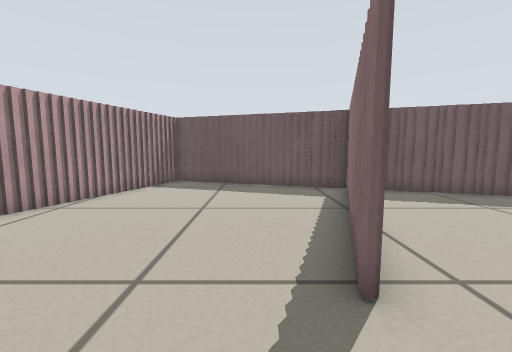
view 1 (above)

16 first-person views from a walk through a world built for the Player/Stage simulator. The camera is 0.41 m above the floor, tilts 6° down and sees 90° across. The lines on the ground mark 1 m squares. The floor is counted in squares, 0.25 m on a side. Each view is taken from the middle of a square. On the plan, view 1 faces up. The plan holds only what a view shows up to about 14 squares ahead; the rest is blank. The place goes on beyond the plan. Robots are left out.

view 2
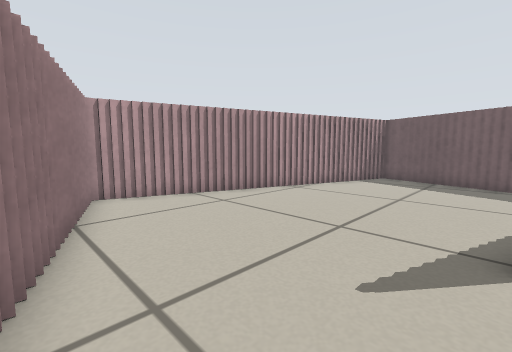

view 3
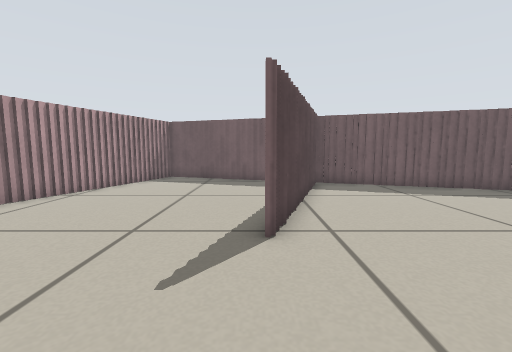

view 4
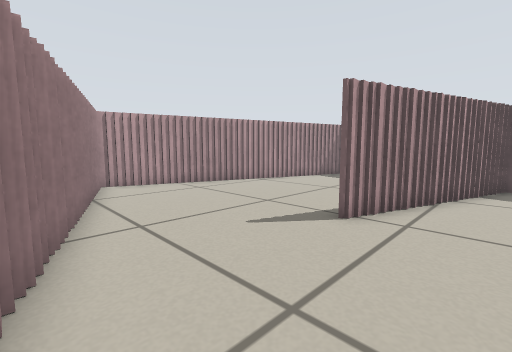

view 5
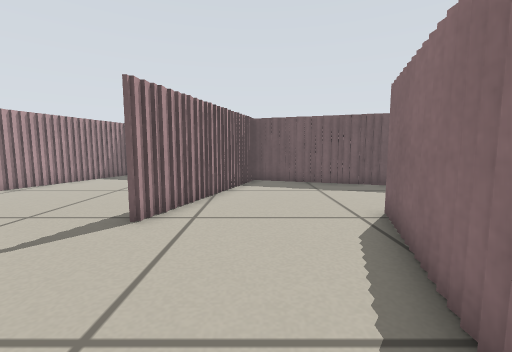

view 6
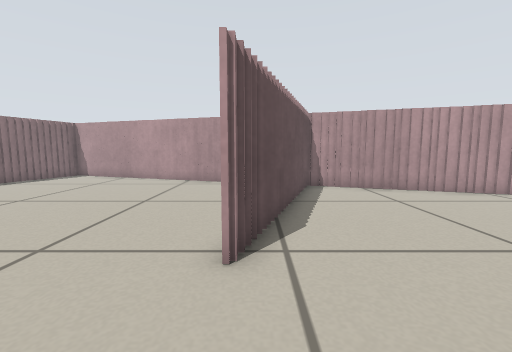

view 7
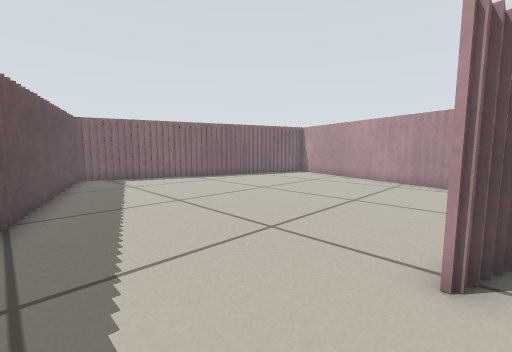

view 8
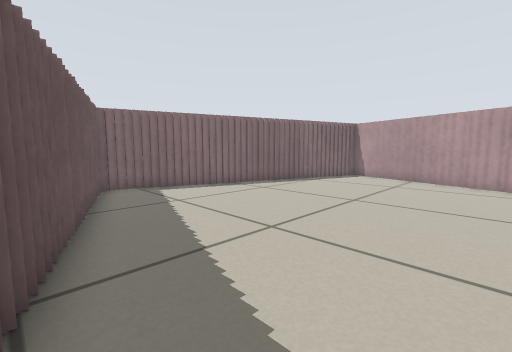

view 9
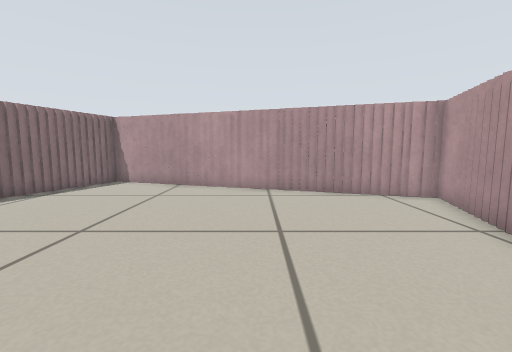

view 10
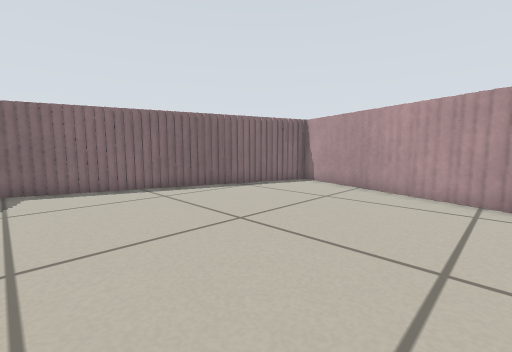

view 11
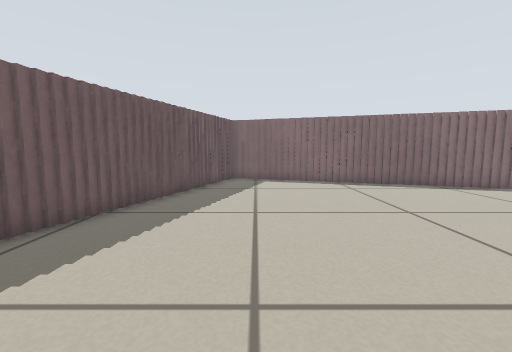

view 12
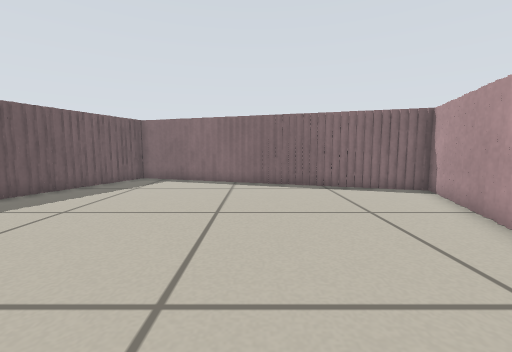

view 13
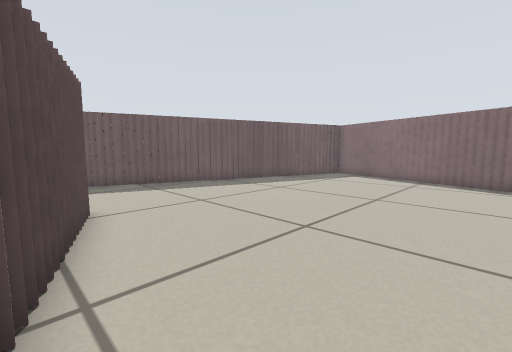

view 14
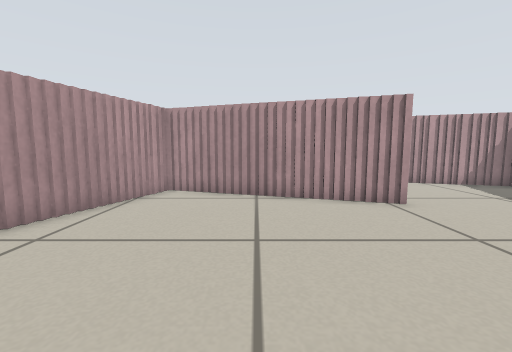

view 15
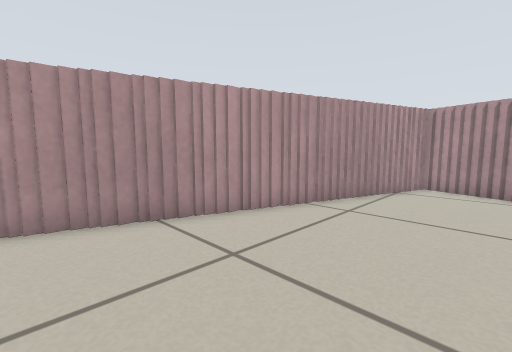

view 16
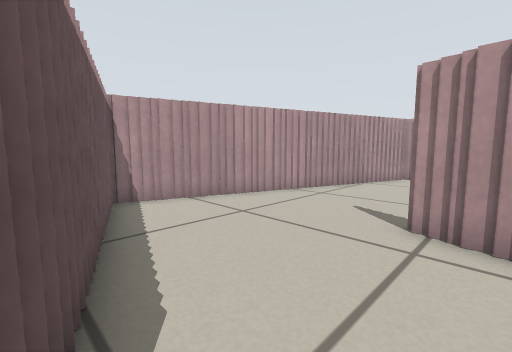

### Floor plan
Key: @ floor where view 1 was taken; # wall or solid block; . floor.
Columns run from 8 left of view 1 to 22 right of it. Each row starts with its distance up from view 1.
 13     ####
 12    ##..####
 11    #......###
 10    #.......######
  9   ##.......#....####
  8   #........#.......####
  7   #.......##..........####
  6  ##.......#..............###
  5  #........#................####
  4  #.......##...................#
  3 ##.......#.....#..............#
  2 #..............#..............#
  1 #.............##.............##
  0 #.......@.....#..............#
 -1 ####..........#..............#
 -2    ####......##.............##
 -3       ####...#..............#
 -4          #####..............#
 -5              ###...........##
 -6                ####........#
 -7                   ####.....#
 -8                      ####.##
 -9                         ###

Positions as (right, up) in squares from view 1, and headings:
1: (0, 0), facing up
2: (1, -2), facing up-left
3: (1, -2), facing up
4: (4, -3), facing up-left
5: (4, -3), facing up
6: (7, 7), facing down
7: (7, 7), facing down-right
8: (11, 7), facing down-right
9: (11, 4), facing down
10: (10, 3), facing down-right
11: (8, 3), facing right
12: (8, -2), facing right
13: (6, -4), facing up-right
14: (15, -1), facing left
15: (17, -2), facing down-left
16: (7, 4), facing down-left
